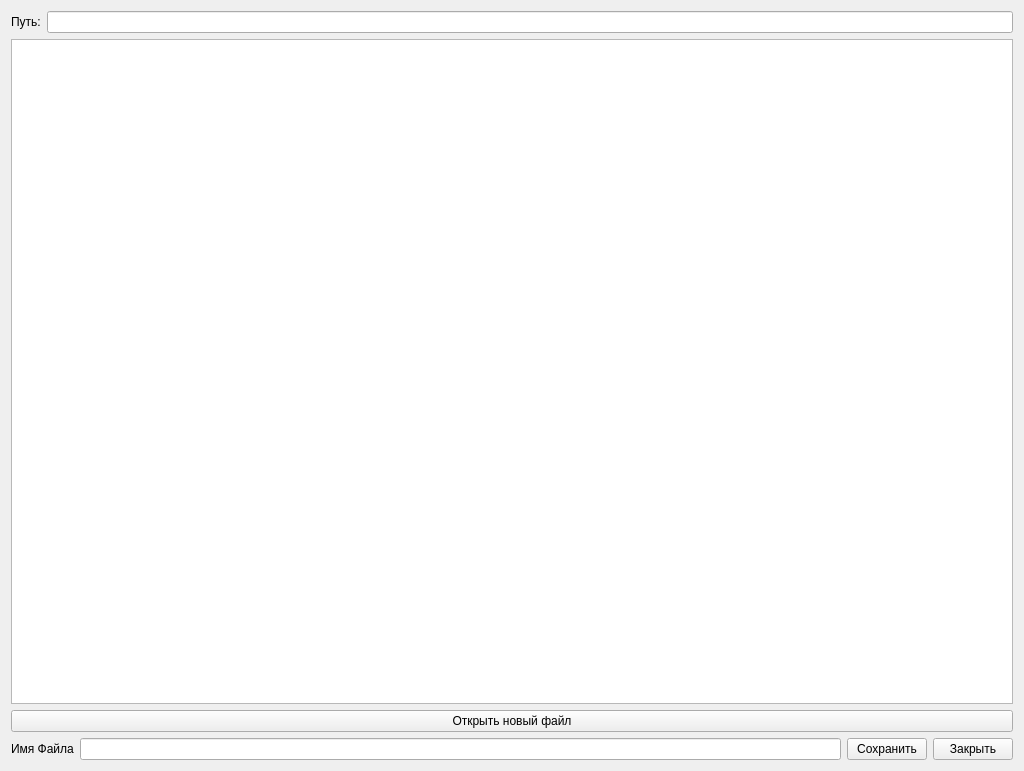
<?xml version="1.0" encoding="UTF-8"?>
<ui version="4.0">
 <class>Form</class>
 <widget class="QWidget" name="Form">
  <property name="geometry">
   <rect>
    <x>0</x>
    <y>0</y>
    <width>1024</width>
    <height>771</height>
   </rect>
  </property>
  <property name="minimumSize">
   <size>
    <width>5</width>
    <height>50</height>
   </size>
  </property>
  <property name="windowTitle">
   <string>Form</string>
  </property>
  <layout class="QHBoxLayout" name="horizontalLayout_3">
   <item>
    <layout class="QVBoxLayout" name="verticalLayout_2">
     <item>
      <layout class="QVBoxLayout" name="verticalLayout">
       <item>
        <layout class="QHBoxLayout" name="horizontalLayout">
         <item>
          <widget class="QLabel" name="label">
           <property name="text">
            <string>Путь:</string>
           </property>
          </widget>
         </item>
         <item>
          <widget class="QLineEdit" name="Adress">
           <property name="maxLength">
            <number>33000</number>
           </property>
          </widget>
         </item>
        </layout>
       </item>
      </layout>
     </item>
     <item>
      <widget class="QTextEdit" name="textEdit"/>
     </item>
     <item>
      <widget class="QPushButton" name="Open">
       <property name="text">
        <string>Открыть новый файл</string>
       </property>
       <property name="autoDefault">
        <bool>false</bool>
       </property>
      </widget>
     </item>
     <item>
      <layout class="QHBoxLayout" name="horizontalLayout_2">
       <item>
        <widget class="QLabel" name="label_2">
         <property name="text">
          <string>Имя Файла</string>
         </property>
        </widget>
       </item>
       <item>
        <widget class="QLineEdit" name="Name"/>
       </item>
       <item>
        <widget class="QPushButton" name="Save">
         <property name="text">
          <string>Сохранить</string>
         </property>
        </widget>
       </item>
       <item>
        <widget class="QPushButton" name="Close">
         <property name="text">
          <string>Закрыть</string>
         </property>
        </widget>
       </item>
      </layout>
     </item>
    </layout>
   </item>
  </layout>
 </widget>
 <resources/>
 <connections/>
</ui>
